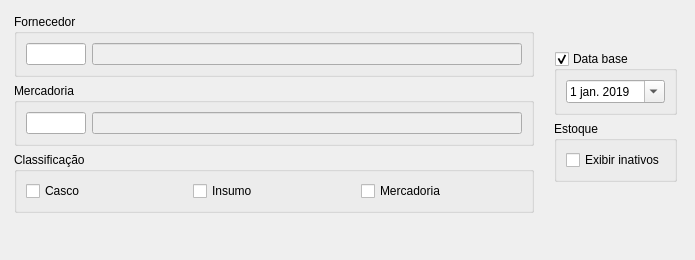
<?xml version="1.0" encoding="UTF-8"?>
<ui version="4.0">
 <class>FiltroEstoqueConsolidado</class>
 <widget class="QDialog" name="FiltroEstoqueConsolidado">
  <property name="geometry">
   <rect>
    <x>0</x>
    <y>0</y>
    <width>695</width>
    <height>260</height>
   </rect>
  </property>
  <property name="sizePolicy">
   <sizepolicy hsizetype="Expanding" vsizetype="Expanding">
    <horstretch>0</horstretch>
    <verstretch>0</verstretch>
   </sizepolicy>
  </property>
  <property name="minimumSize">
   <size>
    <width>600</width>
    <height>250</height>
   </size>
  </property>
  <property name="maximumSize">
   <size>
    <width>695</width>
    <height>260</height>
   </size>
  </property>
  <property name="sizeIncrement">
   <size>
    <width>100</width>
    <height>50</height>
   </size>
  </property>
  <property name="windowTitle">
   <string>Filtro Estoque Consolidado</string>
  </property>
  <property name="locale">
   <locale language="Portuguese" country="Brazil"/>
  </property>
  <property name="sizeGripEnabled">
   <bool>false</bool>
  </property>
  <layout class="QGridLayout" name="gridLayout">
   <property name="leftMargin">
    <number>0</number>
   </property>
   <property name="topMargin">
    <number>0</number>
   </property>
   <property name="rightMargin">
    <number>0</number>
   </property>
   <property name="bottomMargin">
    <number>0</number>
   </property>
   <property name="spacing">
    <number>6</number>
   </property>
   <item row="0" column="0">
    <widget class="QFrame" name="frame">
     <property name="sizePolicy">
      <sizepolicy hsizetype="Expanding" vsizetype="Expanding">
       <horstretch>0</horstretch>
       <verstretch>0</verstretch>
      </sizepolicy>
     </property>
     <property name="font">
      <font>
       <weight>75</weight>
       <bold>true</bold>
      </font>
     </property>
     <property name="lineWidth">
      <number>0</number>
     </property>
     <layout class="QGridLayout" name="gridLayout_2">
      <property name="leftMargin">
       <number>0</number>
      </property>
      <property name="topMargin">
       <number>0</number>
      </property>
      <property name="rightMargin">
       <number>0</number>
      </property>
      <property name="bottomMargin">
       <number>0</number>
      </property>
      <property name="verticalSpacing">
       <number>6</number>
      </property>
      <item row="1" column="0">
       <widget class="QFrame" name="formFrame">
        <property name="sizePolicy">
         <sizepolicy hsizetype="Preferred" vsizetype="Preferred">
          <horstretch>0</horstretch>
          <verstretch>0</verstretch>
         </sizepolicy>
        </property>
        <property name="font">
         <font>
          <weight>50</weight>
          <bold>false</bold>
         </font>
        </property>
        <layout class="QGridLayout" name="gridLayout_3">
         <property name="leftMargin">
          <number>9</number>
         </property>
         <item row="0" column="1">
          <widget class="QFrame" name="frame_2">
           <property name="sizePolicy">
            <sizepolicy hsizetype="Preferred" vsizetype="Fixed">
             <horstretch>0</horstretch>
             <verstretch>0</verstretch>
            </sizepolicy>
           </property>
           <layout class="QVBoxLayout" name="verticalLayout_4">
            <item>
             <widget class="QGroupBox" name="groupBox_data_base">
              <property name="title">
               <string>Data base</string>
              </property>
              <property name="checkable">
               <bool>true</bool>
              </property>
              <layout class="QHBoxLayout" name="horizontalLayout_5">
               <item>
                <widget class="QDateEdit" name="dateEdit_data_base">
                 <property name="calendarPopup">
                  <bool>true</bool>
                 </property>
                 <property name="date">
                  <date>
                   <year>2019</year>
                   <month>1</month>
                   <day>1</day>
                  </date>
                 </property>
                </widget>
               </item>
              </layout>
             </widget>
            </item>
            <item>
             <widget class="QGroupBox" name="groupBox_4">
              <property name="sizePolicy">
               <sizepolicy hsizetype="Preferred" vsizetype="Preferred">
                <horstretch>0</horstretch>
                <verstretch>0</verstretch>
               </sizepolicy>
              </property>
              <property name="title">
               <string>Estoque</string>
              </property>
              <layout class="QVBoxLayout" name="verticalLayout_2">
               <item>
                <widget class="QCheckBox" name="checkBox_inativos">
                 <property name="enabled">
                  <bool>true</bool>
                 </property>
                 <property name="text">
                  <string>Exibir inativos</string>
                 </property>
                </widget>
               </item>
              </layout>
             </widget>
            </item>
           </layout>
          </widget>
         </item>
         <item row="0" column="0">
          <widget class="QFrame" name="frame_3">
           <property name="sizePolicy">
            <sizepolicy hsizetype="Preferred" vsizetype="Fixed">
             <horstretch>0</horstretch>
             <verstretch>0</verstretch>
            </sizepolicy>
           </property>
           <property name="frameShape">
            <enum>QFrame::NoFrame</enum>
           </property>
           <property name="frameShadow">
            <enum>QFrame::Plain</enum>
           </property>
           <property name="lineWidth">
            <number>0</number>
           </property>
           <layout class="QVBoxLayout" name="verticalLayout_5">
            <property name="leftMargin">
             <number>5</number>
            </property>
            <property name="topMargin">
             <number>5</number>
            </property>
            <property name="rightMargin">
             <number>5</number>
            </property>
            <property name="bottomMargin">
             <number>5</number>
            </property>
            <item>
             <widget class="QGroupBox" name="horizontalGroupBox_2">
              <property name="sizePolicy">
               <sizepolicy hsizetype="Preferred" vsizetype="Fixed">
                <horstretch>0</horstretch>
                <verstretch>0</verstretch>
               </sizepolicy>
              </property>
              <property name="title">
               <string>Fornecedor</string>
              </property>
              <property name="checkable">
               <bool>false</bool>
              </property>
              <layout class="QHBoxLayout" name="horizontalLayout_2">
               <property name="leftMargin">
                <number>9</number>
               </property>
               <property name="topMargin">
                <number>9</number>
               </property>
               <property name="rightMargin">
                <number>9</number>
               </property>
               <property name="bottomMargin">
                <number>9</number>
               </property>
               <item>
                <widget class="QLineEdit" name="lineEdit_fornecedor_documento">
                 <property name="maximumSize">
                  <size>
                   <width>60</width>
                   <height>16777215</height>
                  </size>
                 </property>
                </widget>
               </item>
               <item>
                <widget class="QLineEdit" name="lineEdit_fornecedor">
                 <property name="enabled">
                  <bool>false</bool>
                 </property>
                </widget>
               </item>
              </layout>
             </widget>
            </item>
            <item>
             <widget class="QGroupBox" name="horizontalGroupBox_3">
              <property name="sizePolicy">
               <sizepolicy hsizetype="Preferred" vsizetype="Fixed">
                <horstretch>0</horstretch>
                <verstretch>0</verstretch>
               </sizepolicy>
              </property>
              <property name="title">
               <string>Mercadoria</string>
              </property>
              <property name="checkable">
               <bool>false</bool>
              </property>
              <layout class="QHBoxLayout" name="horizontalLayout_3">
               <property name="leftMargin">
                <number>9</number>
               </property>
               <property name="topMargin">
                <number>9</number>
               </property>
               <property name="rightMargin">
                <number>9</number>
               </property>
               <property name="bottomMargin">
                <number>9</number>
               </property>
               <item>
                <widget class="QLineEdit" name="lineEdit_mercadoria_id">
                 <property name="maximumSize">
                  <size>
                   <width>60</width>
                   <height>16777215</height>
                  </size>
                 </property>
                </widget>
               </item>
               <item>
                <widget class="QLineEdit" name="lineEdit_mercadoria">
                 <property name="enabled">
                  <bool>false</bool>
                 </property>
                </widget>
               </item>
              </layout>
             </widget>
            </item>
            <item>
             <widget class="QGroupBox" name="groupBox_3">
              <property name="sizePolicy">
               <sizepolicy hsizetype="Preferred" vsizetype="Preferred">
                <horstretch>0</horstretch>
                <verstretch>0</verstretch>
               </sizepolicy>
              </property>
              <property name="title">
               <string>Classificação</string>
              </property>
              <layout class="QHBoxLayout" name="horizontalLayout">
               <item>
                <widget class="QCheckBox" name="checkBox_casco">
                 <property name="text">
                  <string>Casco</string>
                 </property>
                </widget>
               </item>
               <item>
                <widget class="QCheckBox" name="checkBox_insumo">
                 <property name="text">
                  <string>Insumo</string>
                 </property>
                </widget>
               </item>
               <item>
                <widget class="QCheckBox" name="checkBox_mercadoria">
                 <property name="text">
                  <string>Mercadoria</string>
                 </property>
                </widget>
               </item>
              </layout>
             </widget>
            </item>
            <item>
             <widget class="QWidget" name="widget_4" native="true">
              <layout class="QHBoxLayout" name="horizontalLayout_6">
               <property name="leftMargin">
                <number>0</number>
               </property>
               <property name="topMargin">
                <number>0</number>
               </property>
               <property name="rightMargin">
                <number>0</number>
               </property>
               <property name="bottomMargin">
                <number>0</number>
               </property>
              </layout>
             </widget>
            </item>
           </layout>
          </widget>
         </item>
         <item row="1" column="0">
          <spacer name="verticalSpacer">
           <property name="orientation">
            <enum>Qt::Vertical</enum>
           </property>
           <property name="sizeHint" stdset="0">
            <size>
             <width>20</width>
             <height>40</height>
            </size>
           </property>
          </spacer>
         </item>
        </layout>
       </widget>
      </item>
     </layout>
    </widget>
   </item>
  </layout>
 </widget>
 <resources/>
 <connections/>
</ui>
